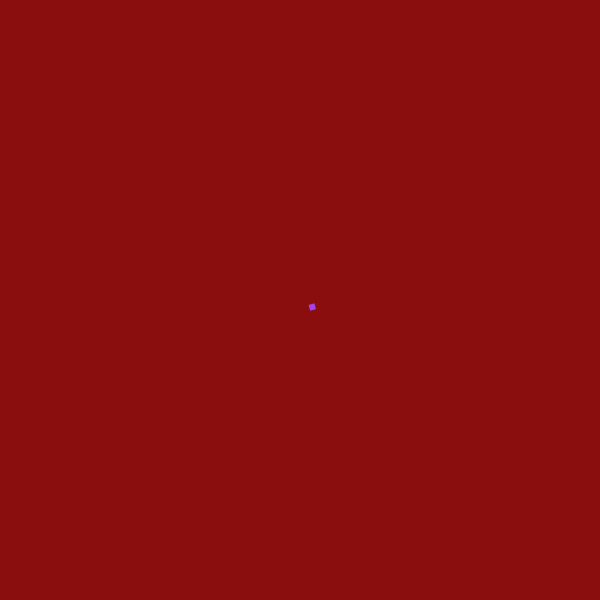
Frame 1 (no input)
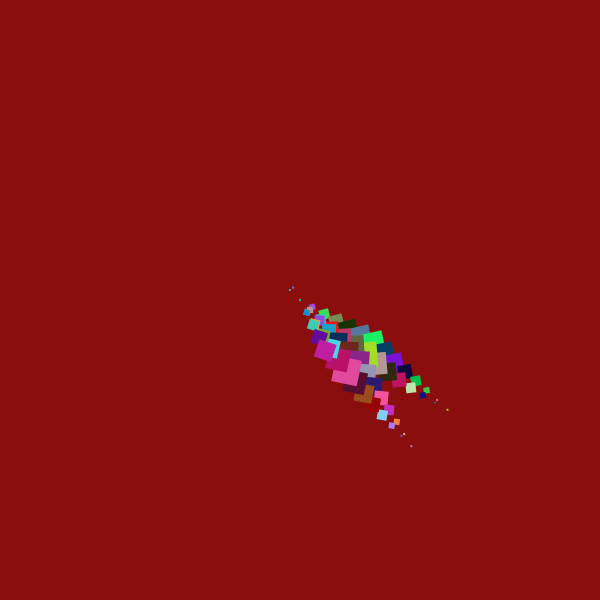
Frame 60 (the mouse pressed at the canvas centre just before this capture)
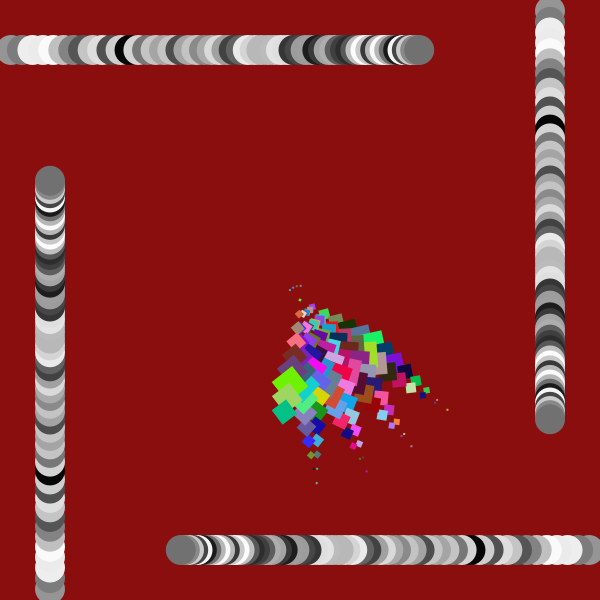
Frame 120 (the mouse held since frame 60 and released just before this capture)

The Processing sketch that drew these frames (run headless with seeded random() and noise(); from frame 60 on, the mouse is pressed at the canvas centre):

// Processing sketch: processing_145057
// ── processing_145057.pde

/*Konkuk University
Department of Dynamic Media
SOS iDesign
Name:CHOE Goeun
ID:201420111
*/

float a = 0;
float b = 0;
float c = 50;
float x = 30;
float y = 20;
float angle = 50;
float xPos=0;
float diameter=30;
float destination;
float yPos= width;

void setup(){
size (600, 600);
background(#8b0e0e);
noStroke();
smooth();
rectMode(CENTER);
xPos=0;
destination = width + diameter *2;}

void draw(){
//TOP,BOTTOM CIRCLES
if (mousePressed == true){
float distance = destination - xPos;
xPos = xPos + distance / 60;
if (xPos > width + diameter){
  xPos = -diameter; }
  
fill(random(255));
ellipse(xPos,50,diameter,diameter);
ellipse(width-xPos,550,diameter,diameter);
ellipse(550, xPos,diameter,diameter);
ellipse(50, width-xPos,diameter,diameter); }

//CENTER RECTS
 pushMatrix();  
  frameRate(120);
  translate(width/2,height/2);
  rotate(angle);
  scale(0.2);

 a = a + c;
 b = b + c;
 if ((a>width) || (a < 0))
 if ((b>width) || (b < 0)){
   c = c *-1;
}
 fill(random(255),random(255),random(255));
 rect(a,b,x,x);
 angle += 0.01;
 x = x + (1*y);
   if ((x <0)||(x>120)) {
   y*=-1; }
 popMatrix();
}
